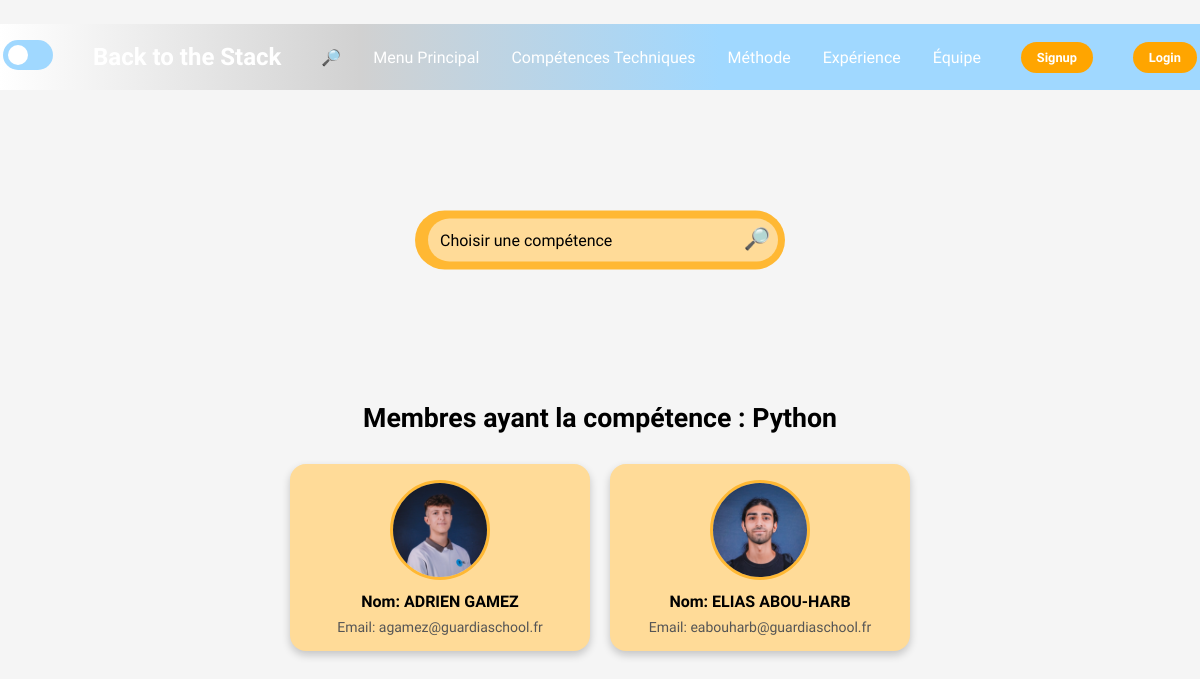
Screenshot of /php/recherche.php?competence=1 with the database file from the repository.
### tables this page shows
CREATE TABLE IF NOT EXISTS `competences` (
`id` int(11) NOT NULL,
  `nom` varchar(100) NOT NULL
);

CREATE TABLE IF NOT EXISTS `membres` (
`id` int(11) NOT NULL,
  `nom` varchar(100) NOT NULL,
  `email` varchar(150) NOT NULL,
  `date` date NOT NULL,
  `formation` varchar(100) NOT NULL,
  `photo` varchar(255) NOT NULL,
  `presentation` text NOT NULL
);

### php/recherche.php (the view, shortened to what this page needs)
<!DOCTYPE html>
<html lang="fr">
<head>
    <link id="theme-link" rel="stylesheet" href="../css/dark-theme.css">
    <link rel="stylesheet" href="https://cdnjs.cloudflare.com/ajax/libs/font-awesome/6.0.0/css/all.min.css">
</head>
<body class="recherche_body">
<header>
    <div class="navbar">
        <div class="mode">
            <label for="toggle" class="label"></label>
        </div>
        <div class="logo">
            <a href="../html/index.html">Back to the Stack</a>
        </div>
        <ul class="liens">
            <li><a href="recherche.php">🔎</a></li>
            <li><a href="../html/index.html">Menu Principal</a></li>
            <li><a href="../html/comptech.html">Compétences Techniques</a></li>
            <li><a href="../html/méthode.html">Méthode</a></li>
            <li><a href="../html/anciens_clients.html">Expérience</a></li>
            <li><a href="../html/notreequipe.html">Équipe</a></li>
        </ul>
        <a href="../php/signup.php" class="action_btn">Signup</a>
        <a href="../php/login.php" class="action_btn">Login</a>
    </div>
</header>
<form action="recherche.php" method="GET" class="Barre_de_recherche">
    <select name="competence" id="competence">
        <option value="" disabled selected>Choisir une compétence</option>
    </select>
    <button type="submit">🔎</button>
</form>
<?php
$host = 'localhost';
$user = 'root';
$pass = 'root';
$db = 'competences_equipe';
$conn = new mysqli($host, $user, $pass, $db);
if (isset($_GET['competence'])) {
    $competence_id = (int)$_GET['competence'];
    $competence_sql = "SELECT nom FROM competences WHERE id = ?";
    if ($stmt = $conn->prepare($competence_sql)) {
        $stmt->bind_param('i', $competence_id);
        $stmt->execute();
        $stmt->bind_result($competence_name);
        if ($competence_name) {
            $sql = "
                SELECT membres.id, membres.nom, membres.email, membres.photo
                FROM membres
                JOIN membre_competences ON membres.id = membre_competences.membre_id
                WHERE membre_competences.competence_id = ?
            ";
            $stmt = $conn->prepare($sql);
            $stmt->bind_param('i', $competence_id);
            $stmt->execute();
            $result = $stmt->get_result();
            if ($result->num_rows > 0) {
                echo "<h2 class='resultat-titre'>Membres ayant la compétence : $competence_name</h2>";
                echo "<div class='resultats-container'>";
                while ($row = $result->fetch_assoc()) {
                    echo "<a href='membre.php?id=" . $row['id'] . "' class='resultat-link'>";
                    echo "<div class='resultat-item'>";
                    echo "<img src='" . $row['photo'] . "' alt='" . $row['nom'] . "' class='resultat-photo'>";
                    echo "<div class='resultat-details'>";
                    echo "<p class='resultat-nom'>Nom: " . $row['nom'] . "</p>";
                    echo "<p class='resultat-email'>Email: " . $row['email'] . "</p>";
                    echo "</div>";
                    echo "</div>";
                    echo "</a>";
                }
                echo "</div>";
            } else {
                echo "<p>Aucun membre trouvé pour cette compétence.</p>";
            }
        } else {
            echo "<p>Compétence non trouvée.</p>";
        }
    } else {
        echo "<p>Erreur de préparation de la requête pour la compétence.</p>";
    }
} else {
    echo "<p class='message-recherche'>Veuillez sélectionner une compétence.</p>";
}
?>
</body>
</html>

### css/dark-theme.css (style rules this page uses)
* { margin: 0; padding: 0; box-sizing: border-box; word-wrap: break-word; }
body { height: 100vh; background-color: rgb(0, 0, 0); margin-top: 2%; font-family: 'Kanit', sans-serif; align-items: center; justify-content: center; }
li { list-style: none; }
a { text-decoration: none; color: white; font-size: 1rem; white-space: nowrap; }
header { background: linear-gradient(90deg, #000, #2B2B7B, #4C4CFF);; margin-top: auto; position: relative; padding: 0.2rem; }
.navbar { width: 100%; height: 60px; max-width: 1200px; margin: 0 auto; display: flex; align-items: center; justify-content: space-between; box-sizing: border-box; }
.navbar .logo a { font-size: 1.5rem; font-weight: bold; white-space: nowrap; }
.logo { font-family: 'Zen Dots', sans-serif !important; font-size: 120% !important; }
.navbar .liens { display: flex; gap: 2rem; flex-wrap: wrap; }
.action_btn { background-color: orange; color: white; padding: 0.5rem 1rem; border: none; outline: none; border-radius: 20px; font-size: 0.8rem; font-weight: bold; cursor: pointer; transition: scale 0.2s ease; }
.Barre_de_recherche { position: absolute; left: 50%; transform: translate(-50%, -50%); flex-direction: column; margin-top: 150px; width: 370px; text-align: center; align-items: center; gap: 8px; background-color: #ffffff; border-radius: 50px; padding: 8px; }
.Barre_de_recherche select { appearance: none; border: none; font-size: 16px; padding: 12px; width: 350px; border-radius: 50px; outline: none; background-color: #f4f4f4; color: #000000; cursor: pointer; font-family: 'Kanit', sans-serif; }
.Barre_de_recherche button { text-align: center; width: 30px; padding: 0px; font-size: 16pt; margin-left: -40px; border: none; outline: none; cursor: pointer; background-color: transparent; }
.resultat-titre { text-align: center; font-family: "Zen Dots", sans-serif; font-size: 20pt; padding-top: 300px; margin: 1%; color: #ffffff; }
.resultats-container { display: flex; flex-wrap: wrap; gap: 20px; justify-content: center; margin-top: 30px; }
.resultat-item { display: flex; flex-direction: column; align-items: center; background-color: #ffffff; border-radius: 16px; padding: 16px; box-shadow: 0 4px 8px rgba(0, 0, 0, 0.2); width: 300px; text-align: center; font-family: 'Kanit', sans-serif; }
.resultat-photo { width: 100px; height: 100px; border-radius: 50%; object-fit: cover; margin-bottom: 12px; border: 3px solid #c2c2c2; }
.resultat-nom { color: #000; font-size: 16px; font-weight: bold; margin-bottom: 8px; }
.resultat-email { font-size: 14px; color: #555; }
.resultat-link { text-decoration: none; color: inherit; }
.resultat-item { transition: transform 0.3s, box-shadow 0.3s; }
.label { display: inline-block; height: 30px; width: 50px; background: rgba(160, 216, 255); position: relative; transition: all .3s; border-radius: 60px; }
.label:after { content: ""; height: 20px; width: 20px; background: white; position: absolute; top: 17%; left: 10%; transition: all .3s; border-radius: 50%; }

### rows the page displays
competences: nom "Python"
membres: photo (picture), nom "ADRIEN GAMEZ", email "agamez@guardiaschool.fr"
membres: photo (picture), nom "ELIAS ABOU-HARB", email "eabouharb@guardiaschool.fr"
